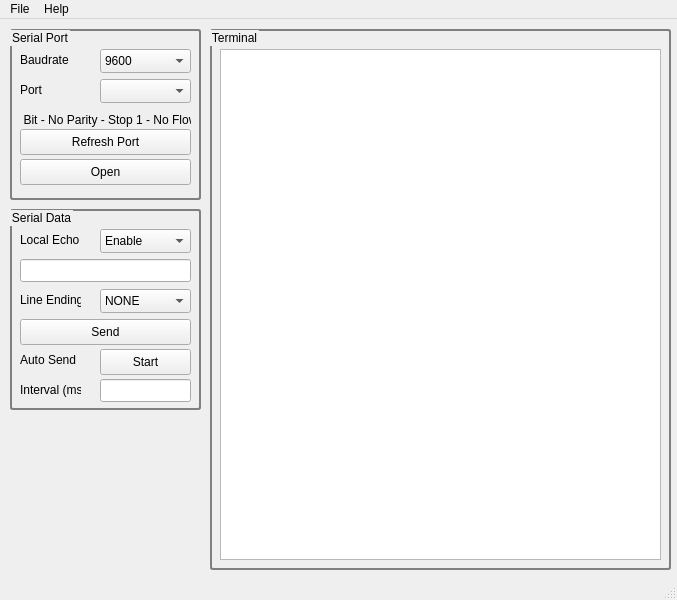
<?xml version="1.0" encoding="UTF-8"?>
<ui version="4.0">
 <class>qtserterm</class>
 <widget class="QMainWindow" name="qtserterm">
  <property name="geometry">
   <rect>
    <x>0</x>
    <y>0</y>
    <width>677</width>
    <height>600</height>
   </rect>
  </property>
  <property name="windowTitle">
   <string>Simple Qt Serial Terminal</string>
  </property>
  <widget class="QWidget" name="centralwidget">
   <widget class="QGroupBox" name="grpSerialPort">
    <property name="geometry">
     <rect>
      <x>10</x>
      <y>10</y>
      <width>191</width>
      <height>171</height>
     </rect>
    </property>
    <property name="styleSheet">
     <string notr="true">QGroupBox { 
     border: 2px solid gray; 
     border-radius: 3px; 
 } </string>
    </property>
    <property name="title">
     <string>Serial Port</string>
    </property>
    <widget class="QLabel" name="lblBaud">
     <property name="geometry">
      <rect>
       <x>10</x>
       <y>20</y>
       <width>51</width>
       <height>21</height>
      </rect>
     </property>
     <property name="text">
      <string>Baudrate</string>
     </property>
    </widget>
    <widget class="QComboBox" name="cmbBaud">
     <property name="geometry">
      <rect>
       <x>90</x>
       <y>20</y>
       <width>91</width>
       <height>24</height>
      </rect>
     </property>
     <property name="currentIndex">
      <number>1</number>
     </property>
     <item>
      <property name="text">
       <string>4800</string>
      </property>
     </item>
     <item>
      <property name="text">
       <string>9600</string>
      </property>
     </item>
     <item>
      <property name="text">
       <string>14400</string>
      </property>
     </item>
     <item>
      <property name="text">
       <string>19200</string>
      </property>
     </item>
     <item>
      <property name="text">
       <string>38400</string>
      </property>
     </item>
     <item>
      <property name="text">
       <string>57600</string>
      </property>
     </item>
     <item>
      <property name="text">
       <string>115200</string>
      </property>
     </item>
     <item>
      <property name="text">
       <string>128000</string>
      </property>
     </item>
     <item>
      <property name="text">
       <string>256000</string>
      </property>
     </item>
    </widget>
    <widget class="QLabel" name="lblPort">
     <property name="geometry">
      <rect>
       <x>10</x>
       <y>50</y>
       <width>51</width>
       <height>21</height>
      </rect>
     </property>
     <property name="text">
      <string>Port</string>
     </property>
    </widget>
    <widget class="QComboBox" name="cmbPort">
     <property name="geometry">
      <rect>
       <x>90</x>
       <y>50</y>
       <width>91</width>
       <height>24</height>
      </rect>
     </property>
     <property name="currentIndex">
      <number>-1</number>
     </property>
    </widget>
    <widget class="QLabel" name="lblParams">
     <property name="geometry">
      <rect>
       <x>10</x>
       <y>80</y>
       <width>171</width>
       <height>21</height>
      </rect>
     </property>
     <property name="text">
      <string>8 Bit - No Parity - Stop 1 - No Flow</string>
     </property>
     <property name="alignment">
      <set>Qt::AlignCenter</set>
     </property>
    </widget>
    <widget class="QPushButton" name="btnPortScan">
     <property name="geometry">
      <rect>
       <x>10</x>
       <y>100</y>
       <width>171</width>
       <height>26</height>
      </rect>
     </property>
     <property name="text">
      <string>Refresh Port</string>
     </property>
    </widget>
    <widget class="QPushButton" name="btnPortOpen">
     <property name="geometry">
      <rect>
       <x>10</x>
       <y>130</y>
       <width>171</width>
       <height>26</height>
      </rect>
     </property>
     <property name="text">
      <string>Open</string>
     </property>
    </widget>
   </widget>
   <widget class="QGroupBox" name="groupBox">
    <property name="geometry">
     <rect>
      <x>210</x>
      <y>10</y>
      <width>461</width>
      <height>541</height>
     </rect>
    </property>
    <property name="styleSheet">
     <string notr="true">QGroupBox { 
     border: 2px solid gray; 
     border-radius: 3px; 
 } </string>
    </property>
    <property name="title">
     <string>Terminal</string>
    </property>
    <widget class="QPlainTextEdit" name="txtSerTerm">
     <property name="geometry">
      <rect>
       <x>10</x>
       <y>20</y>
       <width>441</width>
       <height>511</height>
      </rect>
     </property>
    </widget>
   </widget>
   <widget class="QGroupBox" name="grpSerialData">
    <property name="geometry">
     <rect>
      <x>10</x>
      <y>190</y>
      <width>191</width>
      <height>201</height>
     </rect>
    </property>
    <property name="styleSheet">
     <string notr="true">QGroupBox { 
     border: 2px solid gray; 
     border-radius: 3px; 
 } </string>
    </property>
    <property name="title">
     <string>Serial Data</string>
    </property>
    <widget class="QLineEdit" name="txtDataSend">
     <property name="geometry">
      <rect>
       <x>10</x>
       <y>50</y>
       <width>171</width>
       <height>23</height>
      </rect>
     </property>
    </widget>
    <widget class="QLabel" name="lblLineEnd">
     <property name="geometry">
      <rect>
       <x>10</x>
       <y>80</y>
       <width>61</width>
       <height>21</height>
      </rect>
     </property>
     <property name="text">
      <string>Line Ending</string>
     </property>
    </widget>
    <widget class="QComboBox" name="cmbLineEnd">
     <property name="geometry">
      <rect>
       <x>90</x>
       <y>80</y>
       <width>91</width>
       <height>24</height>
      </rect>
     </property>
     <property name="currentIndex">
      <number>0</number>
     </property>
     <item>
      <property name="text">
       <string>NONE</string>
      </property>
     </item>
     <item>
      <property name="text">
       <string>CR</string>
      </property>
     </item>
     <item>
      <property name="text">
       <string>LF</string>
      </property>
     </item>
     <item>
      <property name="text">
       <string>CR/LF</string>
      </property>
     </item>
    </widget>
    <widget class="QLabel" name="lblLocalEcho">
     <property name="geometry">
      <rect>
       <x>10</x>
       <y>20</y>
       <width>61</width>
       <height>21</height>
      </rect>
     </property>
     <property name="text">
      <string>Local Echo</string>
     </property>
    </widget>
    <widget class="QComboBox" name="cmbLocalEcho">
     <property name="geometry">
      <rect>
       <x>90</x>
       <y>20</y>
       <width>91</width>
       <height>24</height>
      </rect>
     </property>
     <property name="currentIndex">
      <number>0</number>
     </property>
     <item>
      <property name="text">
       <string>Enable</string>
      </property>
     </item>
     <item>
      <property name="text">
       <string>Disable</string>
      </property>
     </item>
    </widget>
    <widget class="QLabel" name="lblAutoInterval">
     <property name="geometry">
      <rect>
       <x>10</x>
       <y>170</y>
       <width>61</width>
       <height>21</height>
      </rect>
     </property>
     <property name="text">
      <string>Interval (ms)</string>
     </property>
    </widget>
    <widget class="QLineEdit" name="txtInterval">
     <property name="geometry">
      <rect>
       <x>90</x>
       <y>170</y>
       <width>91</width>
       <height>23</height>
      </rect>
     </property>
    </widget>
    <widget class="QLabel" name="lblAutoInterval_2">
     <property name="geometry">
      <rect>
       <x>10</x>
       <y>140</y>
       <width>61</width>
       <height>21</height>
      </rect>
     </property>
     <property name="text">
      <string>Auto Send</string>
     </property>
    </widget>
    <widget class="QPushButton" name="btnAutoStart">
     <property name="geometry">
      <rect>
       <x>90</x>
       <y>140</y>
       <width>91</width>
       <height>26</height>
      </rect>
     </property>
     <property name="text">
      <string>Start</string>
     </property>
    </widget>
    <widget class="QPushButton" name="btnStringSend">
     <property name="geometry">
      <rect>
       <x>10</x>
       <y>110</y>
       <width>171</width>
       <height>26</height>
      </rect>
     </property>
     <property name="text">
      <string>Send</string>
     </property>
    </widget>
   </widget>
  </widget>
  <widget class="QMenuBar" name="menubar">
   <property name="geometry">
    <rect>
     <x>0</x>
     <y>0</y>
     <width>677</width>
     <height>19</height>
    </rect>
   </property>
   <widget class="QMenu" name="menuFile">
    <property name="title">
     <string>File</string>
    </property>
    <addaction name="actionQuit"/>
   </widget>
   <widget class="QMenu" name="menuHelp">
    <property name="title">
     <string>Help</string>
    </property>
    <addaction name="actionAbout"/>
    <addaction name="actionAboutQt"/>
   </widget>
   <addaction name="menuFile"/>
   <addaction name="menuHelp"/>
  </widget>
  <widget class="QStatusBar" name="sttbar"/>
  <action name="actionExit">
   <property name="text">
    <string>Exit</string>
   </property>
  </action>
  <action name="actionQuit">
   <property name="text">
    <string>Quit</string>
   </property>
  </action>
  <action name="actionAbout">
   <property name="text">
    <string>About</string>
   </property>
  </action>
  <action name="actionAboutQt">
   <property name="text">
    <string>AboutQt</string>
   </property>
  </action>
 </widget>
 <resources/>
 <connections/>
</ui>
